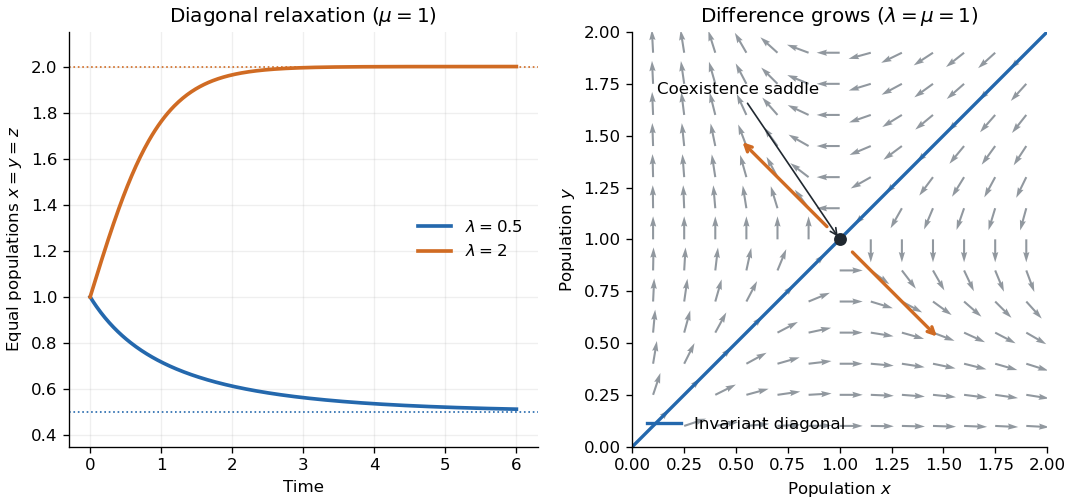

Write the Python code that produced this figure.
"""Plot the symmetric competition model; write the PNG to the working directory."""

from pathlib import Path

import matplotlib

matplotlib.use("Agg")
import matplotlib.pyplot as plt
import numpy as np


def main():
    plt.rcParams.update({"font.size": 10, "axes.spines.top": False, "axes.spines.right": False})
    fig, (time_ax, phase_ax) = plt.subplots(1, 2, figsize=(9, 4.2), layout="constrained")
    times = np.linspace(0, 6, 401)
    for rate, colour in [(0.5, "#2468ad"), (2.0, "#d06b23")]:
        z = rate / (1 + (rate - 1) * np.exp(-rate * times))
        time_ax.plot(times, z, color=colour, lw=2.2, label=rf"$\lambda={rate:g}$")
        time_ax.axhline(rate, color=colour, lw=1, ls=":")
    time_ax.set(xlabel="Time", ylabel=r"Equal populations $x=y=z$", title=r"Diagonal relaxation ($\mu=1$)", ylim=(0.35, 2.15))
    time_ax.legend(frameon=False, loc="center right")
    time_ax.grid(alpha=0.2)

    grid = np.linspace(0.1, 1.9, 13)
    x, y = np.meshgrid(grid, grid)
    u, v = x * (1 - y), y * (1 - x)
    norm = np.hypot(u, v)
    good = norm > 1e-12
    u = np.divide(u, norm, out=np.zeros_like(u), where=good)
    v = np.divide(v, norm, out=np.zeros_like(v), where=good)
    phase_ax.quiver(x, y, u, v, color="#91989f", angles="xy", scale_units="xy", scale=9, width=0.005)
    phase_ax.plot([0, 2], [0, 2], color="#2468ad", lw=2, label="Invariant diagonal")
    phase_ax.scatter([1], [1], s=45, c="#202830", zorder=4)
    phase_ax.annotate("Coexistence saddle", (1, 1), xytext=(0.12, 1.7), arrowprops={"arrowstyle": "->", "color": "#202830"})
    for start, end in [((1.05, 0.95), (1.48, 0.52)), ((0.95, 1.05), (0.52, 1.48))]:
        phase_ax.annotate("", end, xytext=start, arrowprops={"arrowstyle": "->", "color": "#d06b23", "lw": 2})
    phase_ax.set(xlabel=r"Population $x$", ylabel=r"Population $y$", title=r"Difference grows ($\lambda=\mu=1$)", xlim=(0, 2), ylim=(0, 2), aspect="equal")
    phase_ax.legend(frameon=False, loc="lower left")
    fig.savefig(Path.cwd() / "paper-38-competing-populations.png", dpi=120, facecolor="white")
    plt.close(fig)


if __name__ == "__main__":
    main()
